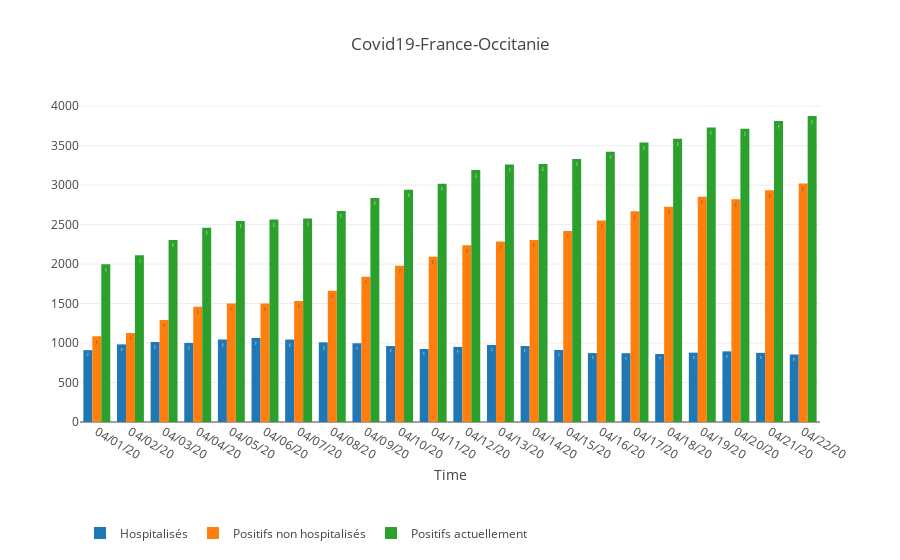

Notebook cell for this chart:
### Code cell
dates=df["Date"].values

layout = go.Layout(
    barmode='group',
    title=f"Covid19-France-Occitanie",
    xaxis=dict(title="Time"),
    showlegend=True,
    legend=dict(orientation="h", y = -0.3, yanchor="top")
) 
fig = go.Figure(data=[
    go.Bar(name="Hospitalisés", x=dates, y=df["Hospitalization en cours"], text=df["Hospitalization en cours"],
            textposition='auto'),
    go.Bar(name="Positifs non hospitalisés", x=dates, y=df["Positifs non hospitalisés"], text=df["Positifs non hospitalisés"],
            textposition='auto'),
    go.Bar(name="Positifs actuellement", x=dates, y=df["Positifs actuellement"], text=df["Positifs actuellement"],
            textposition='auto'),
],
    layout=layout
)

iplot(fig, filename="Covid19-France-Occitanie")

### Figure 1 — Plotly figure (JSON) as saved in the notebook; plotly's stock layout.template omitted (floating-point values rounded to 4 significant figures)
{"data": [{"name": "Hospitalisés", "text": [910, 983, 1013, 1001, 1045, 1065, 1044, 1009, 997, 962, 925, 951, 976, 962, 913, 873, 871, 861, 878, 895, 876, 855], "textposition": "auto", "type": "bar", "uid": "63894fea-3cad-4506-8899-fc7896a73990", "x": ["04/01/20", "04/02/20", "04/03/20", "04/04/20", "04/05/20", "04/06/20", "04/07/20", "04/08/20", "04/09/20", "04/10/20", "04/11/20", "04/12/20", "04/13/20", "04/14/20", "04/15/20", "04/16/20", "04/17/20", "04/18/20", "04/19/20", "04/20/20", "04/21/20", "04/22/20"], "y": [910, 983, 1013, 1001, 1045, 1065, 1044, 1009, 997, 962, 925, 951, 976, 962, 913, 873, 871, 861, 878, 895, 876, 855]}, {"name": "Positifs non hospitalisés", "text": [1087, 1128, 1292, 1458, 1501, 1501, 1532, 1663, 1840, 1978, 2092, 2239, 2285, 2306, 2419, 2551, 2669, 2727, 2853, 2820, 2935, 3019], "textposition": "auto", "type": "bar", "uid": "6613238f-04d1-4de4-a1e4-68000fd1bb16", "x": ["04/01/20", "04/02/20", "04/03/20", "04/04/20", "04/05/20", "04/06/20", "04/07/20", "04/08/20", "04/09/20", "04/10/20", "04/11/20", "04/12/20", "04/13/20", "04/14/20", "04/15/20", "04/16/20", "04/17/20", "04/18/20", "04/19/20", "04/20/20", "04/21/20", "04/22/20"], "y": [1087, 1128, 1292, 1458, 1501, 1501, 1532, 1663, 1840, 1978, 2092, 2239, 2285, 2306, 2419, 2551, 2669, 2727, 2853, 2820, 2935, 3019]}, {"name": "Positifs actuellement", "text": [1997, 2111, 2305, 2459, 2546, 2566, 2576, 2672, 2837, 2940, 3017, 3190, 3261, 3268, 3332, 3424, 3540, 3588, 3731, 3715, 3811, 3874], "textposition": "auto", "type": "bar", "uid": "90862e84-808d-458f-8ff8-98fef5f042fa", "x": ["04/01/20", "04/02/20", "04/03/20", "04/04/20", "04/05/20", "04/06/20", "04/07/20", "04/08/20", "04/09/20", "04/10/20", "04/11/20", "04/12/20", "04/13/20", "04/14/20", "04/15/20", "04/16/20", "04/17/20", "04/18/20", "04/19/20", "04/20/20", "04/21/20", "04/22/20"], "y": [1997, 2111, 2305, 2459, 2546, 2566, 2576, 2672, 2837, 2940, 3017, 3190, 3261, 3268, 3332, 3424, 3540, 3588, 3731, 3715, 3811, 3874]}], "layout": {"barmode": "group", "legend": {"orientation": "h", "y": -0.3, "yanchor": "top"}, "showlegend": true, "title": {"text": "Covid19-France-Occitanie"}, "xaxis": {"title": {"text": "Time"}}}}
